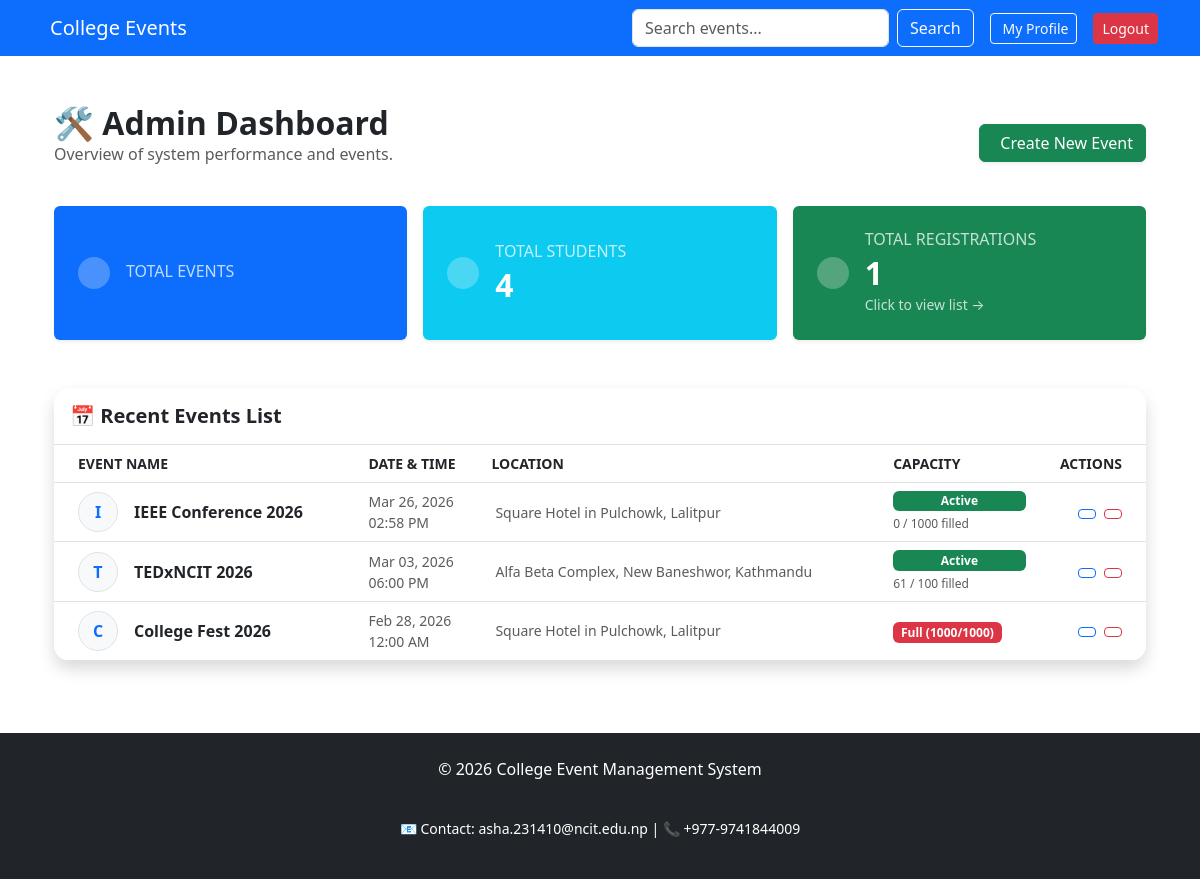
The page /dashboard/ (signed in) on the database its author committed.
### events/models.py (models this page shows, shortened)
class Event(models.Model):
    CATEGORY_CHOICES = [
        ('AI', 'AI & Machine Learning'),
        ('TECH', 'Technical'),
        ('CULT', 'Cultural'),
        ('SPRT', 'Sports'),
        ('EDUC', 'Education'), # New category added here!
    ]
    name = models.CharField(max_length=200)
    category = models.CharField(max_length=50, choices=CATEGORY_CHOICES, default='TECH')
    description = models.TextField()
    date = models.DateTimeField()
    location = models.CharField(max_length=200)
    image = models.ImageField(upload_to='event_images/', blank=True, null=True)
    seats = models.IntegerField(default=100)
    participants = models.IntegerField(default=0)
    college = models.ForeignKey(College, on_delete=models.CASCADE, related_name='events')
    is_global = models.BooleanField(default=False)

### events/views.py (the view)
# urls.py: path('dashboard/', views.admin_dashboard, name='admin_dashboard'),
@login_required
def admin_dashboard(request):
    events = Event.objects.all().order_by('-date')
    student_count = User.objects.filter(is_student=True).count()
    total_registrations = Registration.objects.count()
    return render(request, 'events/admin_dashboard.html', {
        'events': events,
        'student_count': student_count,
        'total_registrations': total_registrations
    })

### events/templates/events/admin_dashboard.html (shortened to what this page needs)
{% extends 'base.html' %}
{% block content %}
<div class="container py-4">
    <div class="d-flex justify-content-between align-items-center mb-4">
        <div>
            <h2 class="fw-bold mb-0">🛠 Admin Dashboard</h2>
            <p class="text-muted">Overview of system performance and events.</p>
        </div>
        <div>
            <a href="{% url 'admin:events_event_add' %}" class="btn btn-success shadow-sm">
                 Create New Event
            </a>
        </div>
    </div>
    <div class="row mb-5 g-3">
        <div class="col-md-6 col-lg-4">
            <div class="card border-0 shadow-sm bg-primary text-white h-100">
                <div class="card-body d-flex align-items-center p-4">
                    <div class="bg-white bg-opacity-25 rounded-circle p-3 me-3">
                    </div>
                    <div>
                        <h6 class="text-uppercase mb-1 opacity-75">Total Events</h6>
                    </div>
                </div>
            </div>
        </div>
        <div class="col-md-6 col-lg-4">
            <div class="card border-0 shadow-sm bg-info text-white h-100">
                <div class="card-body d-flex align-items-center p-4">
                    <div class="bg-white bg-opacity-25 rounded-circle p-3 me-3">
                    </div>
                    <div>
                        <h6 class="text-uppercase mb-1 opacity-75">Total Students</h6>
                        <h2 class="fw-bold mb-0">{{ student_count }}</h2>
                    </div>
                </div>
            </div>
        </div>
        <div class="col-md-6 col-lg-4">
            <a href="{% url 'registered_students' %}" class="text-decoration-none h-100">
                <div class="card border-0 shadow-sm bg-success text-white h-100 position-relative">
                    <div class="card-body d-flex align-items-center p-4">
                        <div class="bg-white bg-opacity-25 rounded-circle p-3 me-3">
                        </div>
                        <div>
                            <h6 class="text-uppercase mb-1 opacity-75">Total Registrations</h6>
                            <h2 class="fw-bold mb-0">{{ total_registrations }}</h2>
                            <small class="opacity-75">Click to view list →</small>
                        </div>
                    </div>
                </div>
            </a>
        </div>
    </div>
    <div class="card border-0 shadow rounded-4 overflow-hidden">
        <div class="card-header bg-white py-3 border-bottom">
            <h5 class="fw-bold mb-0 text-dark">📅 Recent Events List</h5>
        </div>
        <div class="table-responsive">
            <table class="table table-hover align-middle mb-0">
                <thead class="bg-light text-secondary small text-uppercase">
                    <tr>
                        <th class="ps-4">Event Name</th>
                        <th>Date & Time</th>
                        <th>Location</th>
                        <th>Capacity</th>
                        <th class="text-end pe-4">Actions</th>
                    </tr>
                </thead>
                <tbody>
                    {% for event in events %}
                    <tr>
                        <td class="ps-4">
                            <div class="d-flex align-items-center">
                                <div class="bg-light text-primary rounded-circle d-flex align-items-center justify-content-center me-3 fw-bold border" style="width: 40px; height: 40px;">
                                    {{ event.name|slice:":1" }}
                                </div>
                                <span class="fw-bold text-dark">{{ event.name }}</span>
                            </div>
                        </td>
                        <td class="text-muted small">
                            {{ event.date|date:"M d, Y" }} <br> {{ event.date|time:"h:i A" }}
                        </td>
                        <td class="text-muted small">
                             {{ event.location }}
                        </td>
                        <td>
                            {% if event.participants >= event.seats %}
                                <span class="badge bg-danger">Full ({{ event.participants }}/{{ event.seats }})</span>
                            {% else %}
                                <div class="d-flex flex-column">
                                    <span class="badge bg-success mb-1">Active</span>
                                    <small class="text-muted" style="font-size: 0.75rem;">{{ event.participants }} / {{ event.seats }} filled</small>
                                </div>
                            {% endif %}
                        </td>
                        <td class="text-end pe-4">
                            <a href="{% url 'admin:events_event_change' event.id %}" class="btn btn-sm btn-outline-primary me-1" title="Edit">
                            </a>
                            <a href="{% url 'admin:events_event_delete' event.id %}" class="btn btn-sm btn-outline-danger" title="Delete">
                            </a>
                        </td>
                    </tr>
                    {% endfor %}
                </tbody>
            </table>
        </div>
    </div>
</div>
{% endblock %}

### rows shown on the page
Event: name "I", name "IEEE Conference 2026", date "Mar 26, 2026", date "02:58 PM", location "Square Hotel in Pulchowk, Lalitpur", participants "0", seats "1000"
Event: name "T", name "TEDxNCIT 2026", date "Mar 03, 2026", date "06:00 PM", location "Alfa Beta Complex, New Baneshwor, Kathmandu", participants "61", seats "100"
Event: name "C", name "College Fest 2026", date "Feb 28, 2026", date "12:00 AM", location "Square Hotel in Pulchowk, Lalitpur", participants "1000", seats "1000"

### other values the page prints
{{ student_count }} "4"
{{ total_registrations }} "1"
